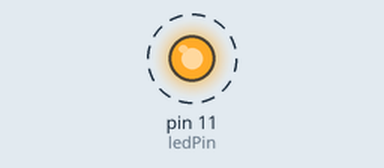
The program below on a simulated Raspberry Pi (header pin numbers). On the bench: output pins drawn as LEDs (lit = HIGH). Dashed ring = blinking. What the program prints to the terminal is not drawn.

Above: at 0.5 s.
Timing chart, 0 to 4.6 s (numbered marks = the images above):
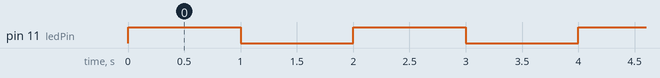

The program:

01_blink.py
```python
#!/usr/bin/env python3
# -*- coding: utf-8 -*-
"""
Created on Sun Oct 14 08:55:04 2018

@author: kaniska
"""

import RPi.GPIO as GPIO
import time

ledPin = 11

def setup():
    GPIO.setmode(GPIO.BOARD)
    GPIO.setup(ledPin, GPIO.OUT)
    GPIO.output(ledPin, GPIO.LOW)
    print('Usig pin {0} to toggle led'.format(ledPin))

def loop():
    while True:
        GPIO.output(ledPin, GPIO.HIGH)
        print('LED ON...')
        time.sleep(1)

        GPIO.output(ledPin, GPIO.LOW)
        print('...LED OFF')
        time.sleep(1)


def destroy():
    GPIO.output(ledPin, GPIO.LOW)
    GPIO.cleanup()
    print('Cleaned up resources. Board ready for reuse.')


if __name__ == '__main__':
    setup()
    try:
        loop()
    except KeyboardInterrupt:
        destroy()
```

Measured:
- by itself, pin 11 (ledPin): alternates HIGH for 1.0 s and LOW for 1.0 s
